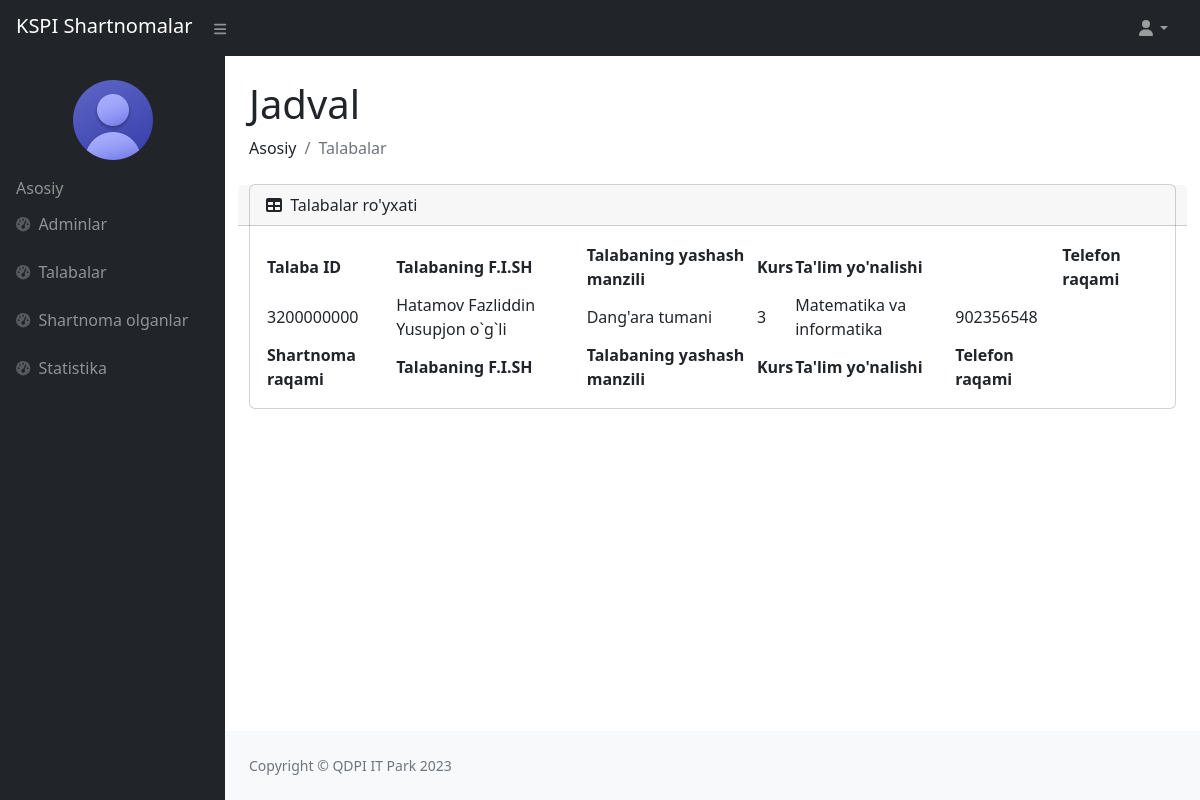
The app's page /talabalar/ (signed in), older data.
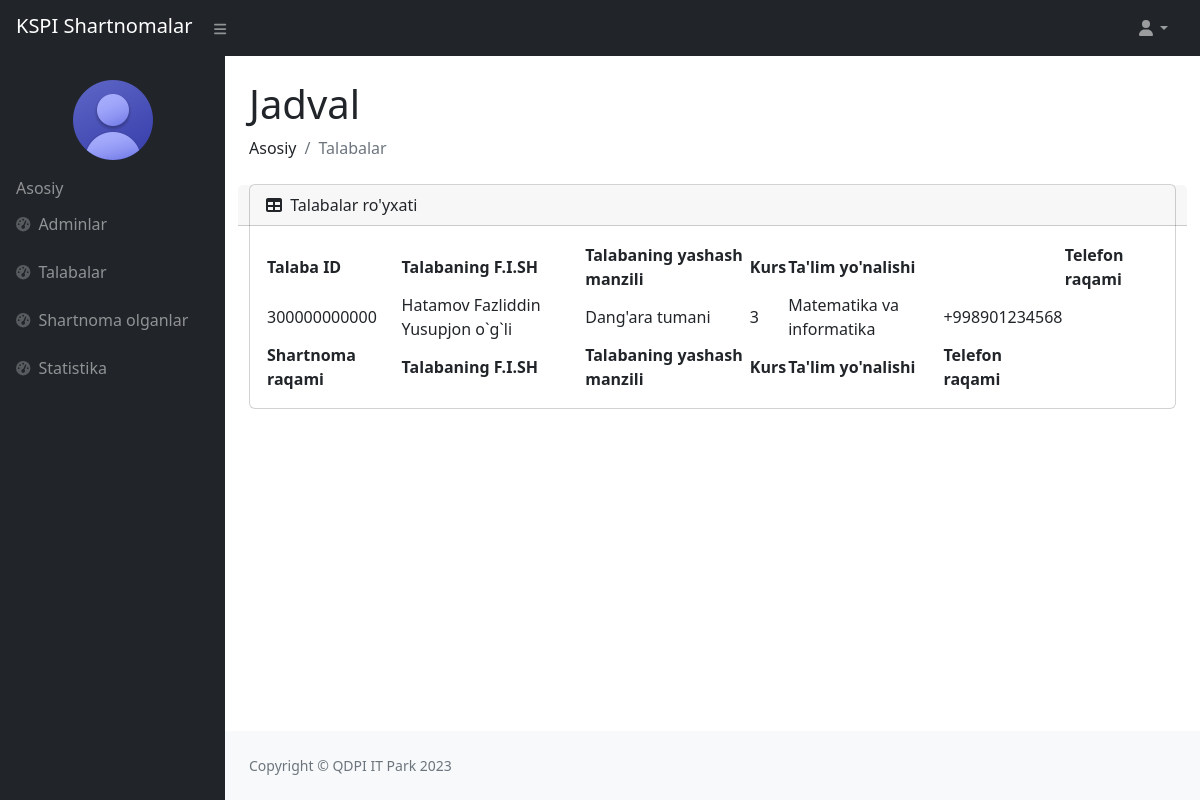
The same page, newer data.
### users/models.py (models this page shows)
class User(AbstractUser):
    sharif = models.CharField(max_length=100)
    t_yil = models.CharField(max_length=100, blank=True)
    t_nomer = models.CharField(max_length=200)
    k_yil = models.CharField(max_length=200, blank=True)
    gender = models.CharField(max_length=100, blank=True)
    talim_turi = models.CharField(max_length=100, blank=True)
    fakultet = models.CharField(max_length=100, blank=True)
    yonalish = models.CharField(max_length=100, blank=True)
    kurs = models.CharField(max_length=10, blank=True)
    guruh = models.CharField(max_length=100, blank=True)
    viloyat = models.CharField(max_length=100)
    tuman = models.CharField(max_length=100)
    mfy = models.CharField(max_length=100, blank=True)
    kocha_uy = models.CharField(max_length=100)
    lavozim = models.CharField(max_length=100, blank=True)
    dekanat_fakultet = models.CharField(max_length=100, blank=True)
    dekanat_kafedra = models.CharField(max_length=100, blank=True)
    parol = models.CharField(max_length=100)

### users/views.py (the view)
# urls.py: path('talabalar/', talabalar, name='talabalar'),
@csrf_exempt
def talabalar(request):
    data = User.objects.filter(lavozim='talaba')
    talaba = Pdf.objects.all()
    context = {
        'data':data,
        'talaba':talaba,
    }
    return render(request, 'adminlar/talaba/talabalar.html', context)

### templates/adminlar/talaba/talabalar.html (shortened to what the changed rows need)
{% load static %}
<!DOCTYPE html>
<html lang="en">
<head>
    <link href="https://cdn.jsdelivr.net/npm/simple-datatables@7.1.2/dist/style.min.css" rel="stylesheet"/>
    <link rel="stylesheet" href="{% static '/superadmin/css/styles.css' %}">
</head>
<body class="sb-nav-fixed">
    {% if user.is_authenticated %}
    <div id="layoutSidenav">
        <div id="layoutSidenav_content">
            <main>
                <div class="container-fluid px-4">
                    <h1 class="mt-4">Jadval</h1>
                    <div class="card mb-4">
                        <div class="card-body">
                            <table id="datatablesSimple">
                                <thead>
                                    <tr>
                                        <th rowspan="2">Talaba ID</th>
                                        <th rowspan="2">Talabaning F.I.SH</th>
                                        <th rowspan="2">Talabaning yashash manzili</th>
                                        <th rowspan="2">Kurs</th>
                                        <th colspan="2">Ta'lim yo'nalishi</th>
                                        <th colspan="2">Telefon raqami</th>
                                    </tr>
                                </thead>
                                <tfoot>
                                    <tr>
                                        <th>Shartnoma raqami</th>
                                        <th>Talabaning F.I.SH</th>
                                        <th>Talabaning yashash manzili</th>
                                        <th>Kurs</th>
                                        <th>Ta'lim yo'nalishi</th>
                                        <th>Telefon raqami</th>
                                    </tr>
                                </tfoot>
                                <tbody>
                                    {% for t in data %}
                                        <tr>
                                            <td>{{t.username}}</td>
                                            <td>{{t.last_name}} {{t.first_name}} {{t.sharif}}</td>
                                            <td>{{t.tuman}}</td>
                                            <td>{{t.kurs}}</td>
                                            <td>{{t.yonalish}}</td>
                                            <td>{{t.t_nomer}}</td>
                                        </tr>
                                    {% endfor %}
                                </tbody>
                            </table>
                        </div>
                    </div>
                </div>
            </main>
        </div>
    </div>
    {% endif %}
</body>
</html>

Row changes from the older to the newer data that the page shows:
removed User: username "3200000000", last_name "Hatamov", first_name "Fazliddin", sharif "Yusupjon o`g`li", tuman "Dang'ara tumani", kurs "3", yonalish "Matematika va informatika", t_nomer "902356548"
added User: username "300000000000", last_name "Hatamov", first_name "Fazliddin", sharif "Yusupjon o`g`li", tuman "Dang'ara tumani", kurs "3", yonalish "Matematika va informatika", t_nomer "+998901234568"
